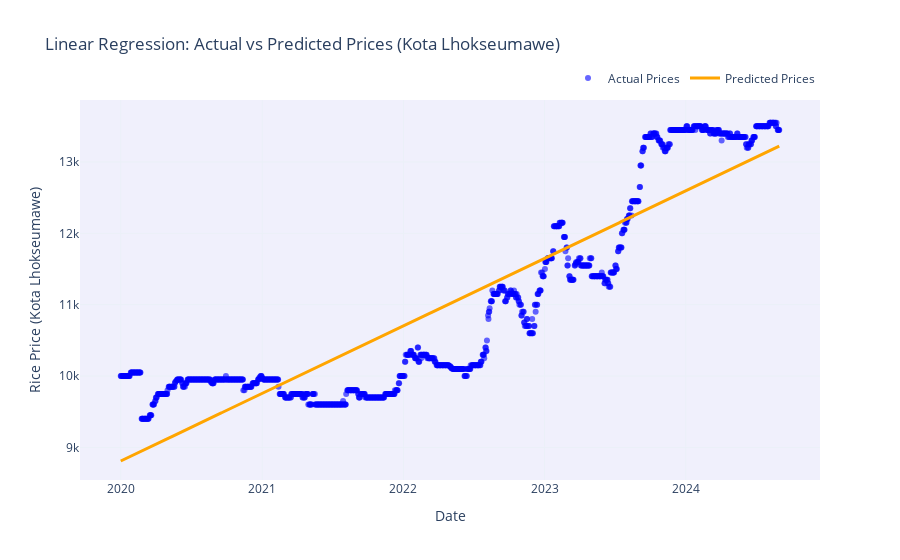

The cell this chart's notebook holds for it:
### Code cell
# Tambahkan kolom prediksi ke dataset
df['Predicted Prices'] = model_linear.predict(df[['Date']].values)  # Pastikan hanya nilai numerik yang digunakan

# Buat grafik menggunakan Plotly
fig = go.Figure()

# Tambahkan data harga aktual
fig.add_trace(go.Scatter(
    x=pd.to_datetime(df['Date'], origin=start_date, unit='D'),  # Ubah kembali 'Date' ke format datetime
    y=df['Kota Lhokseumawe'],
    mode='markers',
    name='Actual Prices',
    marker=dict(color='blue', size=6, opacity=0.6)
))

# Tambahkan data harga prediksi
fig.add_trace(go.Scatter(
    x=pd.to_datetime(df['Date'], origin=start_date, unit='D'),  # Ubah kembali 'Date' ke format datetime
    y=df['Predicted Prices'],
    mode='lines',
    name='Predicted Prices',
    line=dict(color='orange', width=3)  # Garis regresi berwarna kuning
))

# Sesuaikan tata letak dengan latar belakang
fig.update_layout(
    title="Linear Regression: Actual vs Predicted Prices (Kota Lhokseumawe)",
    xaxis_title="Date",
    yaxis_title="Rice Price (Kota Lhokseumawe)",
    legend=dict(orientation="h", yanchor="bottom", y=1.02, xanchor="right", x=1),
    template="plotly_white",
    plot_bgcolor="rgba(230, 230, 250, 0.6)",  # Warna latar belakang dengan transparansi
)

# Tampilkan grafik
fig.show()

### Figure 1 — Plotly figure (JSON) as saved in the notebook; plotly's stock layout.template omitted (floating-point values rounded to 4 significant figures; data arrays with more than 128 entries replaced by an {"elided": "..."} marker saying what was removed)
{"data": [{"marker": {"color": "blue", "opacity": 0.6, "size": 6}, "mode": "markers", "name": "Actual Prices", "type": "scatter", "x": {"elided": "1218 str values"}, "y": {"elided": "1218 int values"}}, {"line": {"color": "orange", "width": 3}, "mode": "lines", "name": "Predicted Prices", "type": "scatter", "x": {"elided": "1218 str values"}, "y": {"elided": "1218 float values"}}], "layout": {"legend": {"orientation": "h", "x": 1, "xanchor": "right", "y": 1.02, "yanchor": "bottom"}, "plot_bgcolor": "rgba(230, 230, 250, 0.6)", "title": {"text": "Linear Regression: Actual vs Predicted Prices (Kota Lhokseumawe)"}, "xaxis": {"title": {"text": "Date"}}, "yaxis": {"title": {"text": "Rice Price (Kota Lhokseumawe)"}}}}
